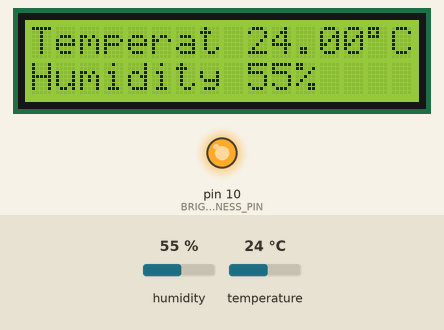
Recording of a sketch running on a simulated Arduino Uno, built with avr-gcc and run on an emulated ATmega328P. Shown: 16×2 character LCD, output pins drawn as LEDs (lit = HIGH). The inputs (shaded band) are chosen by the test bench; at power-on: humidity 55 %, temperature 24 °C. What the sketch prints to the serial monitor is not drawn.

Above: at 2.7 s.
2.8 s: humidity set to 22 %
At 5.3 s:
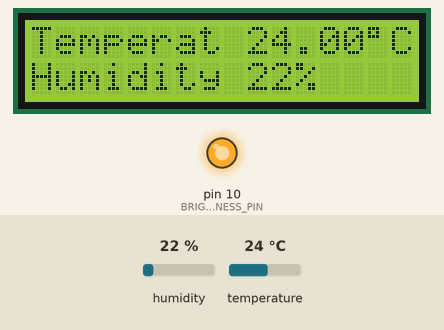
5.8 s: temperature set to 12 °C
At 6.7 s:
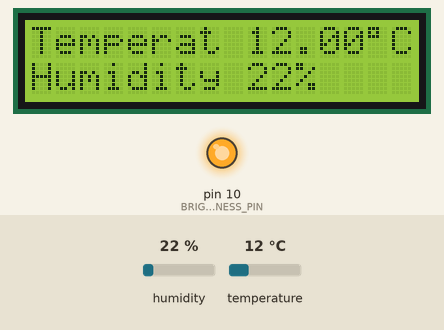
8.8 s: humidity set to 40 %
At 10.8 s:
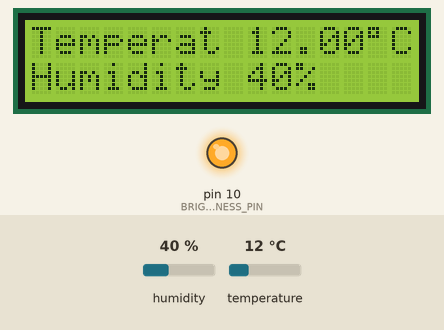
11.8 s: temperature set to 19 °C
At 13.5 s:
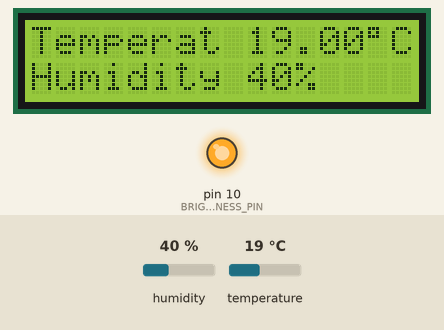
Timing chart, 0 to 15.0 s (numbered marks = the images above; inputs shaded):
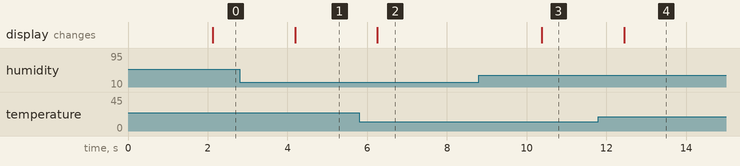

The sketch:

dht-serial-web.ino
```cpp
/**
 * dht-serial-web.ino
 *
 * This Arduino code reads temperature and relative humidity from a
 * DHT11 sensor, and prints the data to an LCD display and to the
 * serial port, to make the data avilable to other applications.
 *
 * Author: Davide Quaranta
 * quaranta.1715742@studenti.uniroma1.it
 *
 * Created on 2020-12-04
 */

// import required libraries
#include <stdio.h>
#include <LiquidCrystal.h>
#include "DHT.h"

#define DHTPIN 8                          // set the data pin used for the DHT sensr
#define DHTTYPE DHT11                     // set the type of DHT sensor

// set the backlight pins
#define CONTRAST_PIN 9
#define BRIGHTNESS_PIN 10

// initialize the libraries
LiquidCrystal lcd(12, 11, 5, 4, 3, 2);
DHT dht(DHTPIN, DHTTYPE);

void setup() {
  // begin using the LCD
  lcd.begin(16, 2);

  // mark the backlight pins as output
  pinMode(CONTRAST_PIN, OUTPUT);
  pinMode(BRIGHTNESS_PIN, OUTPUT);

  // set the backlight in such a way that characters are visible
  digitalWrite(CONTRAST_PIN, LOW);
  digitalWrite(BRIGHTNESS_PIN, HIGH);

  // begin using the DHT
  dht.begin();
  lcd.print("Temperat");
  lcd.setCursor(0, 1);                    // prepare to print on the second row
  lcd.print("Humidity");

  // begin using the serial port with baudrate 9600
  Serial.begin(9600);
  while (!Serial) {
    ; // wait until the connection is estabilished
  }
}

void loop() {
  delay(2000);                            // add a delay needed to avoid DHT reading errors

  // read data from the sensor
  int hum = dht.readHumidity();
  float temp = dht.readTemperature();

  lcd.setCursor(9, 0);                    // set the cursor on row 0 and column 9
  lcd.print(temp);
  lcd.print((char)223);                   // print degree (°) character
  lcd.print("C");
  lcd.setCursor(9, 1);                    // set the cursor on row 1 and column 9
  lcd.print(hum);
  lcd.print("%");

  char json[50];                          // prepare a buffer for the JSON stirng

  // create the JSON string.
  // The *100%100 trick is used to get the decimals, because Arduino doesn't support %f
  snprintf(json, 50, "{\"temperature\":%d.%02d,\"humidity\":%d}\n", (int)temp, (int)(temp*100)%100, hum);

  Serial.write(json);                     // write the JSON string on the serial port
  Serial.flush();                         // wait for the transmission to finish
}
```

Measured:
- after the input at 2.8 s, the display: changes after 1.4 s (image 1)
- after the input at 5.8 s, the display: changes after 0.45 s (image 2)
- after the input at 8.8 s, the display: changes after 1.6 s (image 3)
- after the input at 11.8 s, the display: changes after 0.64 s (image 4)
